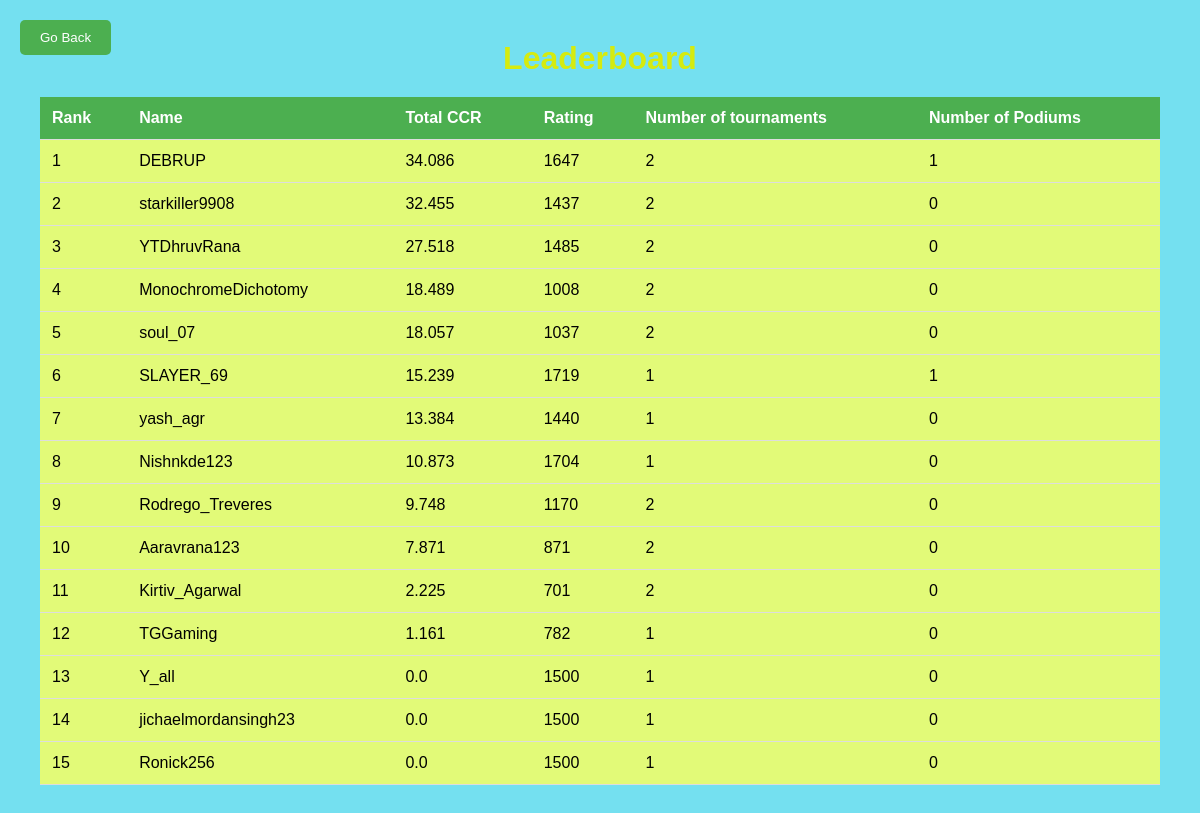
The page /viewplayers on the database as committed earlier.
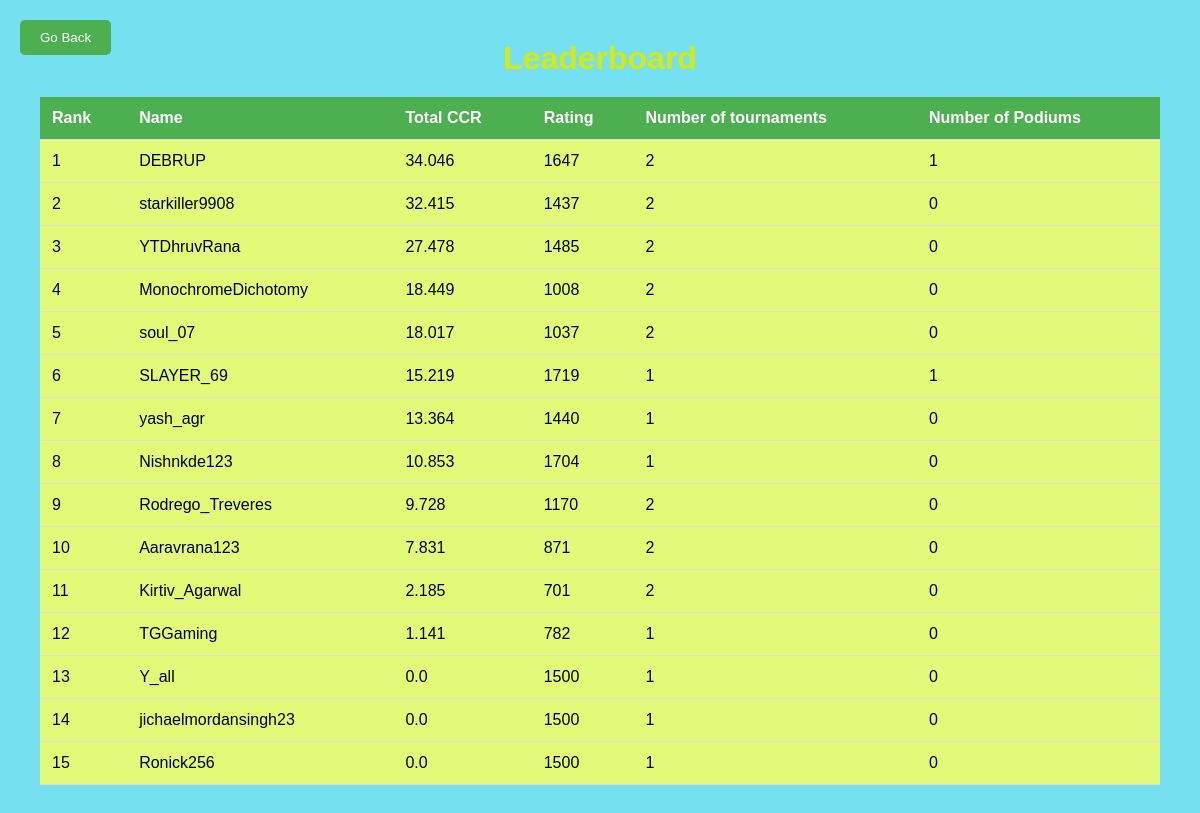
The same page on the database as committed later.
### tables this page shows
CREATE TABLE players (
        name TEXT NOT NULL,
        rating INTEGER NOT NULL,
        ccr REAL NOT NULL,
        tourns INTEGER NOT NULL,
        podiums INTEGER NOT NULL
    );

### app.py (the view)
@app.route('/viewplayers')
def viewplayers():
    try:
        updateccr()
        conn=sqlite3.connect('data/main.db')
        c=conn.cursor()
        c.execute('SELECT * FROM players ORDER BY ccr DESC')
        rows=c.fetchall()
        conn.close()
        return render_template('viewplayers.html',data=rows)
    except Exception as e:
        print('Relay Error from ViewPlayers: ',e)
        return render_template('viewplayers.html',data=())

### app.py (called while the page is built)
def ccrdecay(ccr, weight, tournament_date):
    try:
        today = datetime.now()
        days_elapsed = (today - tournament_date).days
        early_decay_days = min(days_elapsed, int(weight * 15))
        early_decay = early_decay_days * 0.005
        late_decay_days = max(0, days_elapsed - int(weight * 15))
        late_decay = late_decay_days * 0.1
        total_decay = early_decay + late_decay
        decayed_ccr = max(0, ccr - total_decay)
        return decayed_ccr
    except Exception as e:
        print(f"Error calculating CCR decay: {e}")
        return round(ccr,3)

### templates/viewplayers.html (shortened to what this page needs)
<!DOCTYPE html>
<html lang="en">
<head>
    <link rel="stylesheet" href="{{ url_for('static', filename='styles_lboard.css') }}">
</head>
<body>
    <button class="back-button" onclick="goBack()">Go Back</button>
    <div class="container">
        <h1 class="header">Leaderboard</h1>
        {% if data %}
            <table>
                <thead>
                    <tr>
                        <th>Rank</th>
                        <th>Name</th>
                        <th>Total CCR</th>
                        <th>Rating</th>
                        <th>Number of tournaments</th>
                        <th>Number of Podiums</th>
                    </tr>
                </thead>
                <tbody>
                    {% for player in data %}
                        <tr>
                            <td>{{ loop.index }}</td>
                            <td>{{ player[0] }}</td>
                            <td>{{ player[2] | round(3)}}</td>
                            <td>{{ player[1] }}</td>
                            <td>{{ player[3] }}</td>
                            <td>{{ player[4] }}</td>
                        </tr>
                    {% endfor %}
                </tbody>
            </table>
        {% else %}
            <p>No players available to display the leaderboard.</p>
        {% endif %}
    </div>
</body>
</html>

### static/styles_lboard.css (style rules this page uses)
* { margin: 0; padding: 0; box-sizing: border-box; }
body { background: url("../static/chessbg.png"); }
.back-button { position: fixed; top: 20px; left: 20px; padding: 10px 20px; background-color: #4CAF50; color: white; border: none; border-radius: 5px; cursor: pointer; }
body { font-family: Arial, sans-serif; background-color: rgb(116, 224, 240); margin: 0; padding: 20px; }
.container { max-width: 1200px; margin: 0 auto; padding: 20px; }
.header { text-align: center; margin-bottom: 20px; color: #d5eb0f; }
table { width: 100%; border-collapse: collapse; margin-top: 20px; background-color: #e2fa78; }
th, td { padding: 12px; text-align: left; border-bottom: 1px solid #ddd; }
th { background-color: #4CAF50; color: white; }
table td, table th { font-size: 16px; }
table th { font-weight: bold; }

Rows that differ between the two databases and show on the page:
changed players "DEBRUP": ccr "34.086" → "34.046"
changed players "starkiller9908": ccr "32.455" → "32.415"
changed players "YTDhruvRana": ccr "27.518" → "27.478"
changed players "MonochromeDichotomy": ccr "18.489" → "18.449"
changed players "soul_07": ccr "18.057" → "18.017"
changed players "SLAYER_69": ccr "15.239" → "15.219"
changed players "yash_agr": ccr "13.384" → "13.364"
changed players "Nishnkde123": ccr "10.873" → "10.853"
changed players "Rodrego_Treveres": ccr "9.748" → "9.728"
changed players "Aaravrana123": ccr "7.871" → "7.831"
changed players "Kirtiv_Agarwal": ccr "2.225" → "2.185"
changed players "TGGaming": ccr "1.161" → "1.141"
